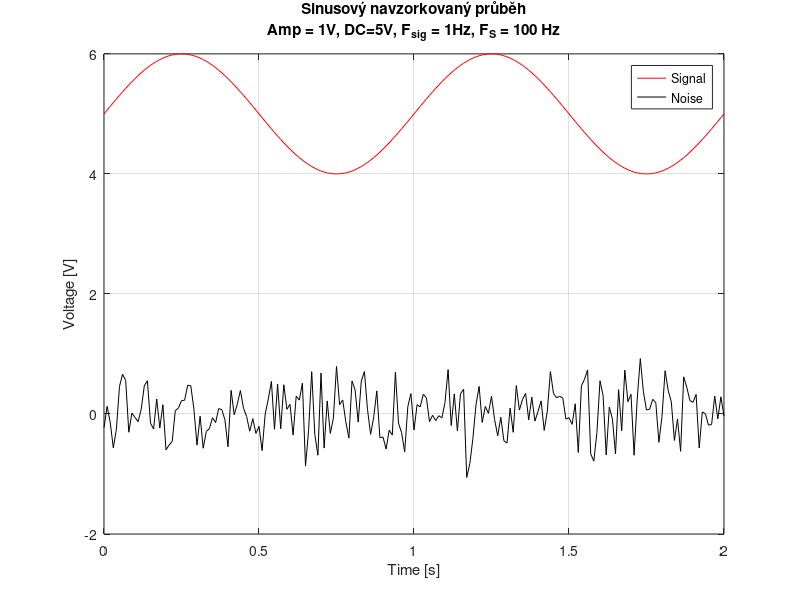
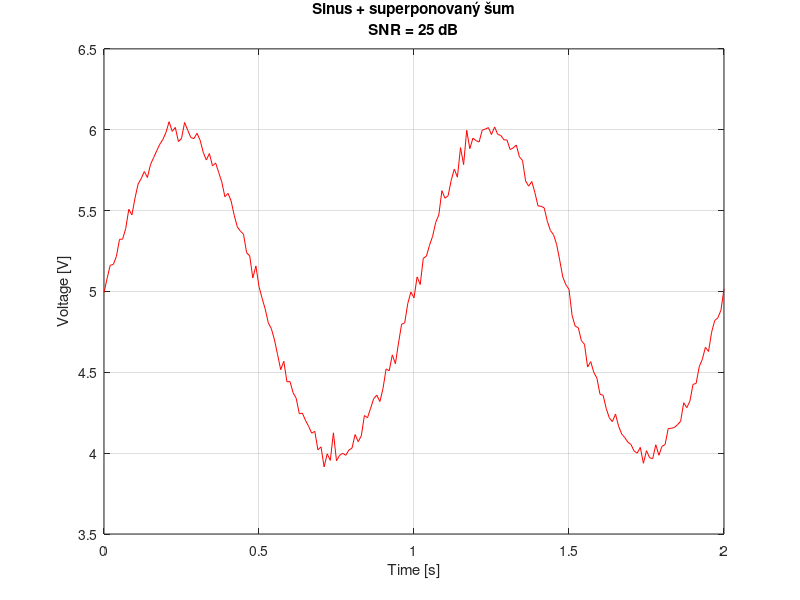

Here is the MATLAB script that generated these plots, in order:
clear all;
close all;
amp = 1; %amplituda
offset = 5; %DC složka

f_sig = 1; %frekvence signalu
f_samp = 100; %vzorkovaci frekvence

omega = 2*pi*f_sig %uhlova frekvence
t = 0:1/f_samp:2*1/f_sig; %zadefinovany pocet periodogram

%SNR consts
SNR5 = 5;
SNR10 = 10;
SNR25 = 25;

signal = offset+amp*sin(omega*t);%sig genetator

%SNR
function y = noisegen(SNRin, ampl, t, signal)
  SNRlin = ampl/sqrt(2)/10^(SNRin/20);
  noise = SNRlin*(randn(size(t)));
  SNR_test = 20*log10(rms(signal)/rms(noise));
  y = noise;
end

%sig+noise calc
sig_n_noise5 = signal + noisegen(SNR5, amp, t, signal);
sig_n_noise10 = signal + noisegen(SNR10, amp, t, signal);
sig_n_noise25 = signal + noisegen(SNR25, amp, t, signal); 

figure(1);
clf();
plot(t,signal,'r');

hold on;
plot(t,noisegen(SNR5, amp, t, signal),'k');

title({"Sinusový navzorkovaný průběh" ; "Amp = 1V, DC=5V, F_{sig} = 1Hz, F_{S} = 100 Hz"});
xlabel('Time [s]');
ylabel('Voltage [V]');
ylim("auto");
legend('Signal', 'Noise');
grid on;

figure(2);
clf();
plot(t,signal+noisegen(SNR25, amp, t, signal),'r');

title({"Sinus + superponovaný šum" ; 'SNR = 25 dB'});
xlabel('Time [s]');
ylabel('Voltage [V]');
ylim("auto");
grid on;
